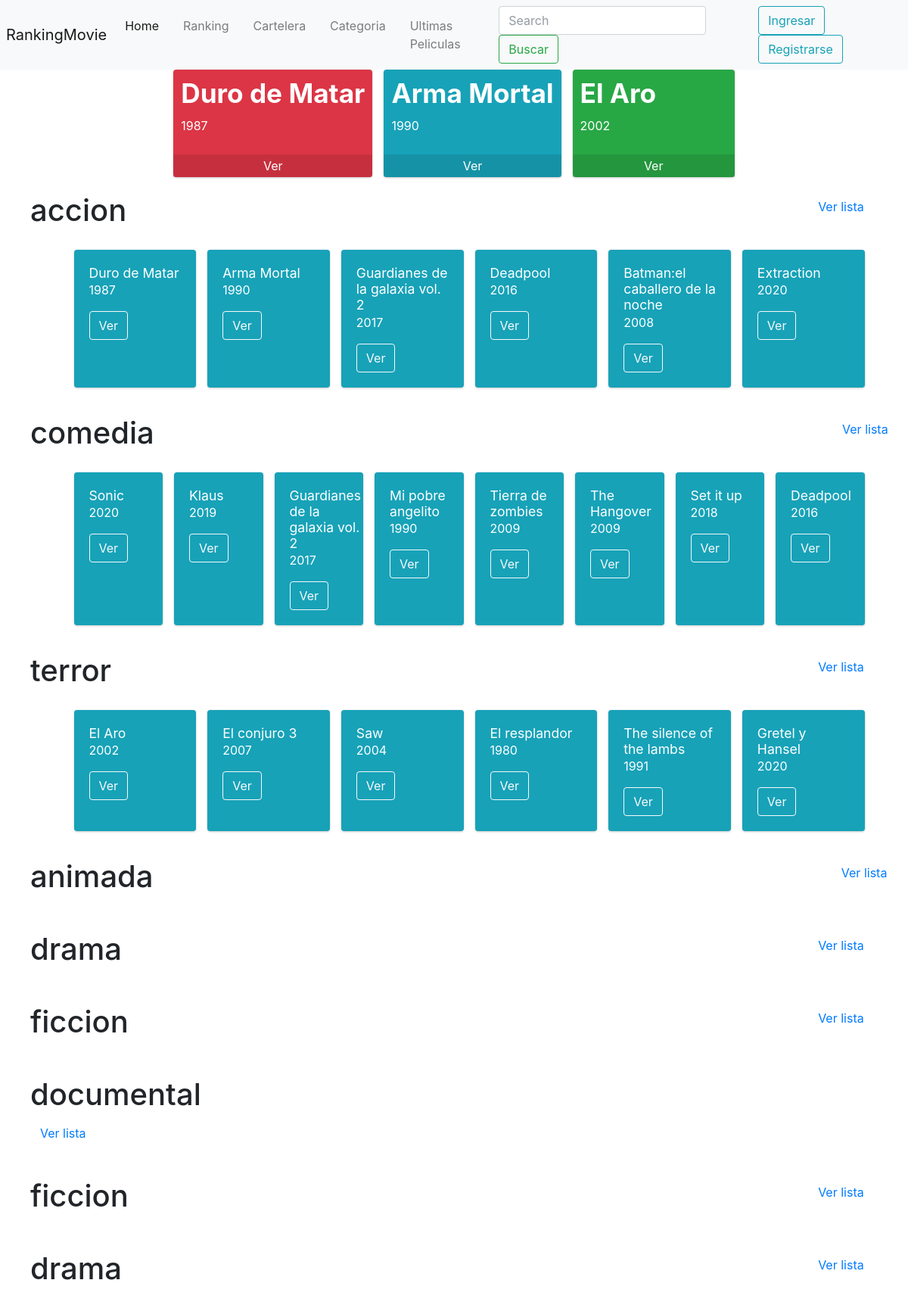
The page /inicio1/ on the database its author committed.
### app/models.py (models this page shows, shortened)
class Pelicula(models.Model):
    titulo = models.CharField(max_length=200, null=False)
    sinopsis = models.TextField(null=True)
    anio = models.IntegerField(null=True)
    actores=models.TextField(max_length=2000, null=True)
    duracion = models.IntegerField(null=True)
    enCartelera=models.BooleanField(null=False)
    fecha_creacion = models.DateTimeField(auto_now_add=True)
    estado = models.TextField(null=True)
    class Meta:
        app_label = 'app'

class Categoria(models.Model):
    nombre = models.CharField(max_length=45, null=False)
    peliculas = models.ManyToManyField(Pelicula, related_name='peliculas')
    class Meta:
        app_label = 'app'

### app/views.py (the view)
# urls.py: path('inicio1/', views.inicio1, name='inicio1'),
def inicio1(request):
    cartelera=Pelicula.objects.filter(enCartelera=1)
    lista_categorias = Categoria.objects.all()
    contexto ={
        'lista_categorias' : lista_categorias,
        'cartelera' : cartelera
    }
    return render(request, 'app/inicio1.html', contexto)

### app/templates/app/inicio1.html (shortened to what this page needs)
{% extends "app/baseanonimo.html"%}
{% load static %}
{% block contenido %}
<div class="content">
  <div class="row">
    <div class="col"></div>
      <div class="col">
    {% for c in cartelera %}
    {% if c.id == 1 %}
        <div class="small-box bg-danger">
          <div class="inner">
            <h3>{{ c.titulo }}</h3>
            <p>{{ c.anio }}</p>
          </div>
          <a href="{% url 'app:verpeli1' c.id %}" class="small-box-footer">
            Ver
          </a>
        </div>
    </div>
      {% endif %}
      {% if c.id == 2 %}
    <div class="col">
      <div class="small-box bg-info">
        <div class="inner">
          <h3>{{ c.titulo }}</h3>
          <p>{{ c.anio }}</p>
        </div>
        <a href="{% url 'app:verpeli1' c.id %}" class="small-box-footer">
          Ver
        </a>
      </div>
    </div>
    {% endif %}
    {% if c.id == 3 %}
    <div class="col">
      <div class="small-box bg-success">
        <div class="inner">
          <h3>{{ c.titulo }}</h3>
          <p>{{ c.anio }}</p>
        </div>
        <a href="{% url 'app:verpeli1' c.id %}" class="small-box-footer">
          Ver
        </a>
      </div>
    </div>
    {% endif %}
    {% endfor %}
    <div class="col">
    </div>
  </div>
</div>
  <ul>
  {% for c in lista_categorias %}
  <div class="content">
        <div class="row">
        <div class="col" >
          <h1> {{ c.nombre }}</h1>
        </div>
        <div class="col-9" >
        </div>
        <div class="col">
         <a href="{% url 'app:categoria1' c.id %}"> <button type="button" class="btn btn-link" >Ver lista</button></a>
        </div>
    </div>
    </div>
    <div class="card-deck" style="margin: 20px 50px">
      {% for p in c.peliculas.all %}
      <div class="card text-white bg-info mb-3">
        <div class="card-body">
            <h3 class="card-title">{{ p.titulo }}</h3>
            <p class="card-text">{{ p.anio }}</small></p>
            <a href="{% url 'app:verpeli1' p.id %}"><button type="button" class="btn btn-outline-light" >Ver</button></a>
         </div>
       </div>
      {% endfor %}
    </div>
  {% endfor %}
{% endblock %}

### app/templates/app/baseanonimo.html (shortened to what this page needs)
{% load static %}
<!DOCTYPE html>
<html lang="en">
<head>
    <link rel="stylesheet" href="{% static 'app/css/all.min.css' %}">
    <link rel="stylesheet" href="{% static 'app/css/adminlte.min.css' %}">
</head>
<body>
    <header>
      <nav class="navbar navbar-expand-lg navbar-light bg-light">
        <div class="collapse navbar-collapse" id="navbarTogglerDemo01">
          <a class="navbar-brand"  href="{% url 'app:inicio1' %}" >RankingMovie <img class="d-block w-100" ></a>
          <ul class="navbar-nav mr-auto mt-2 mt-lg-0">
            <li class="nav-item active">
              <a class="nav-link" href="{% url 'app:inicio1' %}">Home <span class="sr-only">(current)</span></a>
            </li>
            <li class="nav-item">
              <a class="nav-link" href="{% url 'app:ranking1' %}">Ranking</a>
            </li>
            <li class="nav-item">
              <a class="nav-link" href="{% url 'app:cartelera1' %}">Cartelera</a>
            </li>
            <li class="nav-item">
              <a class="nav-link" href="{% url 'app:categorias1' %}">Categoria</a>
            </li>
            <li class="nav-item">
              <a class="nav-link" href="{% url 'app:ultipeli1' %}">Ultimas Peliculas</a>
          </li>
          </ul>
          <form class="form-inline my-2 my-lg-0" method="POST" action='/app/buscarpeli1/'>
            <input class="form-control mr-sm-2" name="busca" type="search" placeholder="Search" aria-label="Search">
            <button class="btn btn-outline-success my-2 my-sm-0" type="submit">Buscar</button>
          </form>
          <form class="form-inline my-2 my-lg-0">
            <a href="{% url 'app:from_login' %}"> <button type="button" class="btn btn-outline-info">Ingresar</button></a>
            <a href="{% url 'app:registro' %}"> <button type="button" class="btn btn-outline-info">Registrarse</button></a>
          </form>
        </div>
      </nav>
    </header>
    {% block contenido%}
    {% endblock %}
</body>

### rows shown on the page
Pelicula: titulo "Duro de Matar", anio "1987"
Pelicula: titulo "Arma Mortal", anio "1990"
Pelicula: titulo "El Aro", anio "2002"
Categoria: nombre "accion"
Pelicula: titulo "Guardianes de la galaxia vol. 2", anio "2017"
Pelicula: titulo "Deadpool", anio "2016"
Pelicula: titulo "Batman:el caballero de la noche", anio "2008"
Pelicula: titulo "Extraction", anio "2020"
Categoria: nombre "comedia"
Pelicula: titulo "Sonic", anio "2020"
Pelicula: titulo "Klaus", anio "2019"
Pelicula: titulo "Mi pobre angelito", anio "1990"
Pelicula: titulo "Tierra de zombies", anio "2009"
Pelicula: titulo "The Hangover", anio "2009"
Pelicula: titulo "Set it up", anio "2018"
Categoria: nombre "terror"
Pelicula: titulo "El conjuro 3", anio "2007"
Pelicula: titulo "Saw", anio "2004"
Pelicula: titulo "El resplandor", anio "1980"
Pelicula: titulo "The silence of the lambs", anio "1991"
Pelicula: titulo "Gretel y Hansel", anio "2020"
Categoria: nombre "animada"
Categoria: nombre "drama"
Categoria: nombre "ficcion"
Categoria: nombre "documental"
Categoria: nombre "ficcion"
Categoria: nombre "drama"
